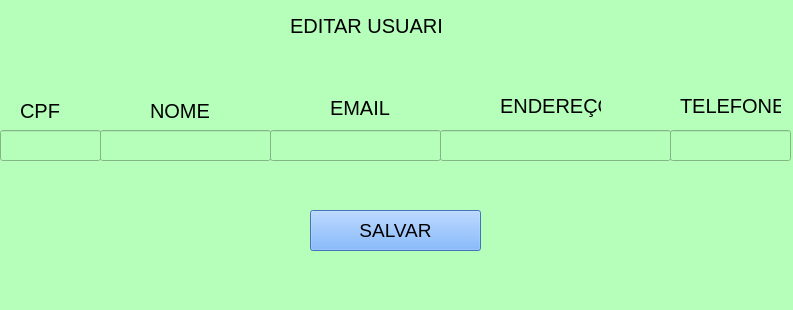
<?xml version="1.0" encoding="UTF-8"?>
<ui version="4.0">
 <class>MainWindow</class>
 <widget class="QMainWindow" name="MainWindow">
  <property name="geometry">
   <rect>
    <x>0</x>
    <y>0</y>
    <width>793</width>
    <height>310</height>
   </rect>
  </property>
  <property name="windowTitle">
   <string>MainWindow</string>
  </property>
  <property name="styleSheet">
   <string notr="true">background-color: rgb(181, 255, 186);</string>
  </property>
  <widget class="QWidget" name="centralwidget">
   <widget class="QLabel" name="label">
    <property name="geometry">
     <rect>
      <x>290</x>
      <y>0</y>
      <width>151</width>
      <height>51</height>
     </rect>
    </property>
    <property name="font">
     <font>
      <pointsize>15</pointsize>
     </font>
    </property>
    <property name="text">
     <string>EDITAR USUARIO</string>
    </property>
   </widget>
   <widget class="QPushButton" name="pushButton">
    <property name="geometry">
     <rect>
      <x>310</x>
      <y>210</y>
      <width>171</width>
      <height>41</height>
     </rect>
    </property>
    <property name="font">
     <font>
      <pointsize>14</pointsize>
     </font>
    </property>
    <property name="styleSheet">
     <string notr="true">background-color: rgb(93, 163, 255);</string>
    </property>
    <property name="text">
     <string>SALVAR</string>
    </property>
   </widget>
   <widget class="QLabel" name="label_2">
    <property name="geometry">
     <rect>
      <x>20</x>
      <y>100</y>
      <width>41</width>
      <height>21</height>
     </rect>
    </property>
    <property name="font">
     <font>
      <pointsize>15</pointsize>
     </font>
    </property>
    <property name="text">
     <string>CPF</string>
    </property>
   </widget>
   <widget class="QLabel" name="label_3">
    <property name="geometry">
     <rect>
      <x>150</x>
      <y>100</y>
      <width>61</width>
      <height>21</height>
     </rect>
    </property>
    <property name="font">
     <font>
      <pointsize>15</pointsize>
     </font>
    </property>
    <property name="text">
     <string>NOME</string>
    </property>
   </widget>
   <widget class="QLabel" name="label_4">
    <property name="geometry">
     <rect>
      <x>330</x>
      <y>100</y>
      <width>61</width>
      <height>16</height>
     </rect>
    </property>
    <property name="font">
     <font>
      <pointsize>15</pointsize>
     </font>
    </property>
    <property name="text">
     <string>EMAIL</string>
    </property>
   </widget>
   <widget class="QLabel" name="label_5">
    <property name="geometry">
     <rect>
      <x>500</x>
      <y>90</y>
      <width>101</width>
      <height>31</height>
     </rect>
    </property>
    <property name="font">
     <font>
      <pointsize>15</pointsize>
     </font>
    </property>
    <property name="text">
     <string>ENDEREÇO</string>
    </property>
   </widget>
   <widget class="QLabel" name="label_6">
    <property name="geometry">
     <rect>
      <x>680</x>
      <y>90</y>
      <width>101</width>
      <height>31</height>
     </rect>
    </property>
    <property name="font">
     <font>
      <pointsize>15</pointsize>
     </font>
    </property>
    <property name="text">
     <string>TELEFONE</string>
    </property>
   </widget>
   <widget class="QLineEdit" name="lineEdit">
    <property name="geometry">
     <rect>
      <x>0</x>
      <y>130</y>
      <width>101</width>
      <height>31</height>
     </rect>
    </property>
   </widget>
   <widget class="QLineEdit" name="lineEdit_2">
    <property name="geometry">
     <rect>
      <x>100</x>
      <y>130</y>
      <width>171</width>
      <height>31</height>
     </rect>
    </property>
   </widget>
   <widget class="QLineEdit" name="lineEdit_3">
    <property name="geometry">
     <rect>
      <x>270</x>
      <y>130</y>
      <width>171</width>
      <height>31</height>
     </rect>
    </property>
   </widget>
   <widget class="QLineEdit" name="lineEdit_4">
    <property name="geometry">
     <rect>
      <x>440</x>
      <y>130</y>
      <width>231</width>
      <height>31</height>
     </rect>
    </property>
   </widget>
   <widget class="QLineEdit" name="lineEdit_5">
    <property name="geometry">
     <rect>
      <x>670</x>
      <y>130</y>
      <width>121</width>
      <height>31</height>
     </rect>
    </property>
   </widget>
  </widget>
  <widget class="QMenuBar" name="menubar">
   <property name="geometry">
    <rect>
     <x>0</x>
     <y>0</y>
     <width>793</width>
     <height>21</height>
    </rect>
   </property>
  </widget>
  <widget class="QStatusBar" name="statusbar"/>
 </widget>
 <resources/>
 <connections/>
</ui>
